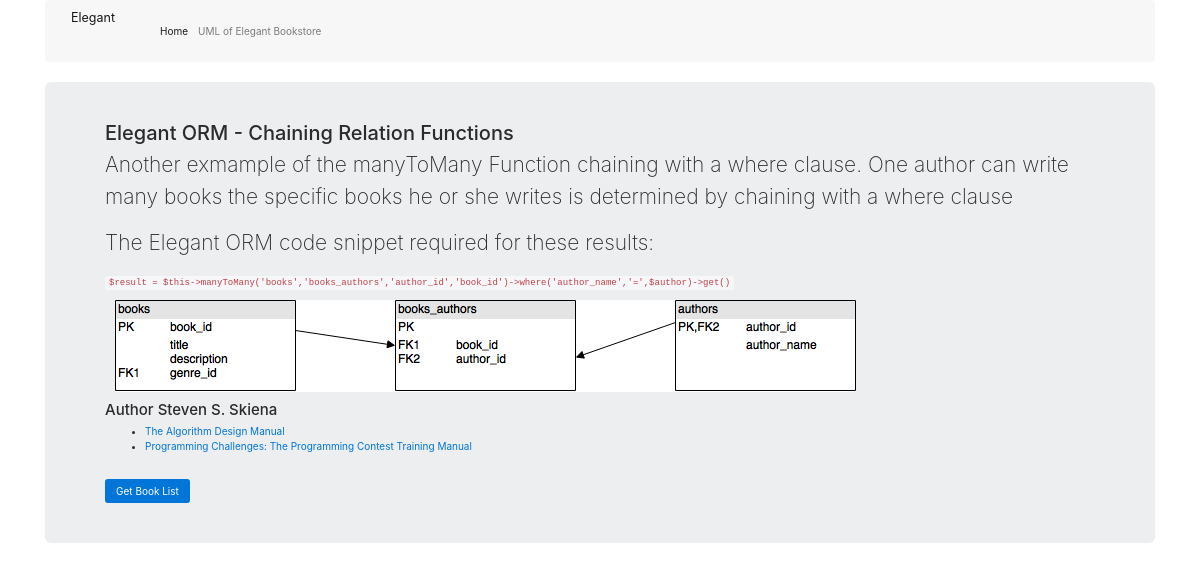
The app's page /index.php?author=Steven S. Skiena with its own data.
### tables this page shows
CREATE TABLE `authors` (
  `author_id` int(9) NOT NULL,
  `author_name` varchar(256) NOT NULL
);

CREATE TABLE `books_authors` (
  `book_id` int(9) NOT NULL,
  `author_id` int(9) NOT NULL
);

CREATE TABLE `books` (
  `book_id` int(11) NOT NULL,
  `title` varchar(250) NOT NULL,
  `description` text NOT NULL,
  `genre_id` int(9) DEFAULT NULL
);

### index.php (called while the page is built)
<?php
include_once("controller/Controller.php");
$SUPER_CONTROLLER = new Controller();
$SUPER_CONTROLLER->invoke();
?>

### model/Author.php (called while the page is built, shortened)
<?php
include_once("Elegant/Model.php");
class Author extends Model {
	public function __construct()
	{
			$this->table_name = 'authors';
	}
	public function getBooksByAuthor($author)
	{
		 return $result = $this->manyToMany('books','books_authors','author_id','book_id')->where('author_name','=',$author)->get();
	}
}
?>

### Elegant/Database.php (called while the page is built, shortened)
<?php
class Database {
	private $host       ;
	private $user       ;
	private $password   ;
	private $database   ;
	private $connection = null;
	private $stmt = null;
	function __construct()
	{
		$this->host     = DB_HOST;
		$this->user     = DB_USER;
		$this->password = DB_PASS;
		$this->database = DB_NAME;
		$conn = $this->connectDB();
		$this->connection = $conn;
	}
	private function connectDB() {
		 $dsn = 'mysql:host=' . $this->host . ';dbname=' . $this->database. ';charset=utf8';
		$options = array(
		PDO::ATTR_PERSISTENT => false,
		PDO::ATTR_ERRMODE => PDO::ERRMODE_EXCEPTION
		);
        try{
            $this->connection = new PDO($dsn, $this->user, $this->password, $options);
        }
        catch(PDOException $e){
            $this->error = $e->getMessage();
        }
		return $this->connection;
	}
	public function query($query){
		if($this->connection!=null)
    	$this->stmt = $this->connection->prepare($query);
		else
		 return;
	}
	public function execute(){
		if($this->stmt!=null)
		return $this->stmt->execute();
		else
		 return;
	}
	public function resultset(){
		$this->execute();
		return $this->stmt->fetchAll(PDO::FETCH_ASSOC);
	}
	public function rowCount(){
		return $this->stmt->rowCount();
	}
}
?>

### Elegant/Model.php (called while the page is built, shortened)
<?php
include_once("Database.php");
include_once("QueryBuilder.php");
class Model extends Database
{
    private $queryBuilder = NULL;
    public $table_name = NULL;
    function __construct()
    {
        $this->queryBuilder = new QueryBuilder($this->table_name);
    }
    public function where ($col_name, $arg2, $arg3 )
    {
        $this->queryBuilder->where($col_name, $arg2, $arg3);
        return $this;
    }
	public function manyToMany($table_name,$junction_table,$this_primary_key,$primary_key)
    {
        $this->checkTableExist($table_name);
        $this->checkTableExist($junction_table);
        $this->queryBuilder->manyToMany($table_name,$junction_table,$this_primary_key,$primary_key);
        return $this;
    }
    public function get($cols = NULL)
    {
        $this->checkTableExist();
        $q = $this->queryBuilder->get($cols);
        $this->query($q);
        return $this->resultset();
    }
    private function checkTableExist ($table_name = NULL)
    {
        $tableExists = $this->checkTableExistHelper($table_name);
    }
    private function checkTableExistHelper ($table_name)
    {
        if ($table_name == NULL)
        {
            $this->query("SHOW TABLES LIKE '".$this->table_name."'");
        }
        else
        {
            $this->query("SHOW TABLES LIKE '".$table_name."'");
        }
        $result = $this->execute();
        return $this->rowCount($result) > 0;
    }
}
?>

### Elegant/QueryBuilder.php (called while the page is built, shortened)
<?php
class QueryBuilder
{
    private $hasWhereClause;
    private $isManyToMany;
    private $isOneToOne;
    private $isOneToMany;
    private $query;
    private $table_name;
    function __construct ($models_table_name)
    {
        $this->table_name = $models_table_name;
    }
    public function where ( $col_name, $arg2, $arg3 )
    {
        if ( ! $this->hasWhereClause )
        {
            if ($this->query == '')
            {
                $this->query =" WHERE ".$col_name.$arg2."'".$arg3."'";
            }
            else
            {
                $this->query .=" WHERE ".$col_name.$arg2."'".$arg3."'";
            }
        }
        else
        {
             $this->query .=" AND ".$col_name.$arg2."'".$arg3."'";
        }
        $this->hasWhereClause = TRUE;
        return $this;
    }
	public function manyToMany ( $table_name, $junction_table, $this_primary_key, $primary_key)
    {
        $this->isManyToMany = TRUE;
        if($this->query == '')
        {
            $this->query = $this->table_name." JOIN ".$junction_table." ON (".$this->table_name.".".$this_primary_key."=".$junction_table.".".$this_primary_key.") JOIN ". $table_name." ON (".$junction_table.".".$primary_key."=".$table_name.".".$primary_key.")";
        }
        else
        {
             $this->query .= " JOIN ".$junction_table." ON (".$this->table_name.".".$this_primary_key."=".$junction_table.".".$this_primary_key.") JOIN ". $table_name." ON (".$junction_table.".".$primary_key."=".$table_name.".".$primary_key.")";
        }
        return $this;
    }
    public function get ($cols = NULL)
    {
        $final_query = 'SELECT ';
        if ($cols == null)
        {
            if ($this->isOneToOne || $this->isOneToMany || $this->isManyToMany)
            {
                $final_query .= "* FROM ";
            }
            else
            {
                $final_query .= "* FROM ".$this->table_name;
            }
        }
        if ($this->query !== '')
        {
            $final_query .= $this->query;
            return $final_query;
        }
        else
        {
            $this->resetProperties();
            return $final_query;
        }
    }
    private function resetProperties()
    {
        $this->hasWhereClause = FALSE;
        $this->isManyToMany   = FALSE;
        $this->isOneToOne     = FALSE;
        $this->isOneToMany    = FALSE;
        $this->query          = '';
    }
}
?>

### view/pages/authorsbooks.php (the view)
<div class="jumbotron">
<h2> Elegant ORM - Chaining Relation Functions</h2>
<p> Another exmample of the manyToMany Function chaining with a where clause.  One author can write many books  the specific books he or she writes is determined by chaining with a where clause</p>
<p> The Elegant ORM code snippet required for these results: </p>
<code>
	$result = $this->manyToMany('books','books_authors','author_id','book_id')->where('author_name','=',$author)->get()
</code>
<img style="padding:10px" src="assets/images/ManyToMany.png"></img>
<?php
	echo '<h4> Author '. $books_by_author[0]['author_name']. '</h4>';
?>
	<ul>
<?php
	foreach ($books_by_author as $book_by_author )
	{
?>
		<li> <?php echo '<a href="index.php?book='.$book_by_author['title'].'">'.$book_by_author['title'].'</a>'; ?> </li>
<?php
	}
?>
	</ul>
	<br>
	<a class="btn btn-primary" href=".">Get Book List</a>
</div>

### records on screen
authors: author_name "Steven S. Skiena"
books_authors: book.title "The Algorithm Design Manual"
books_authors: book.title "Programming Challenges: The Programming Contest Training Manual"
